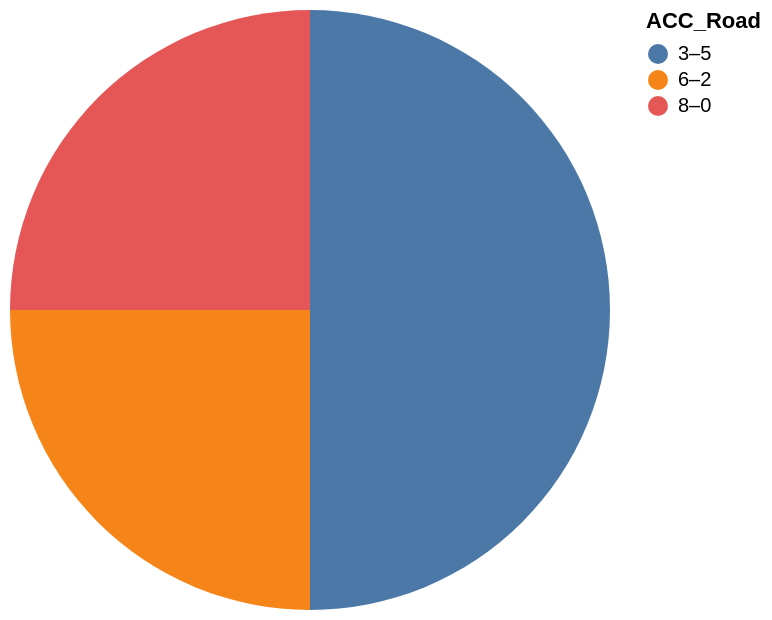

Write the Vega-Lite specification saved for this chart.
### Vega-Lite specification from a JSON file in a GitHub repository (floating-point values rounded to 4 significant figures)
{"data": {"values": [{"x_data": "3–5", "y_data": 2}, {"x_data": "6–2", "y_data": 1}, {"x_data": "8–0", "y_data": 1}]}, "mark": "arc", "encoding": {"theta": {"field": "y_data", "type": "quantitative", "title": "COUNT(ACC_Road)"}, "color": {"field": "x_data", "type": "nominal", "title": "ACC_Road"}}}
